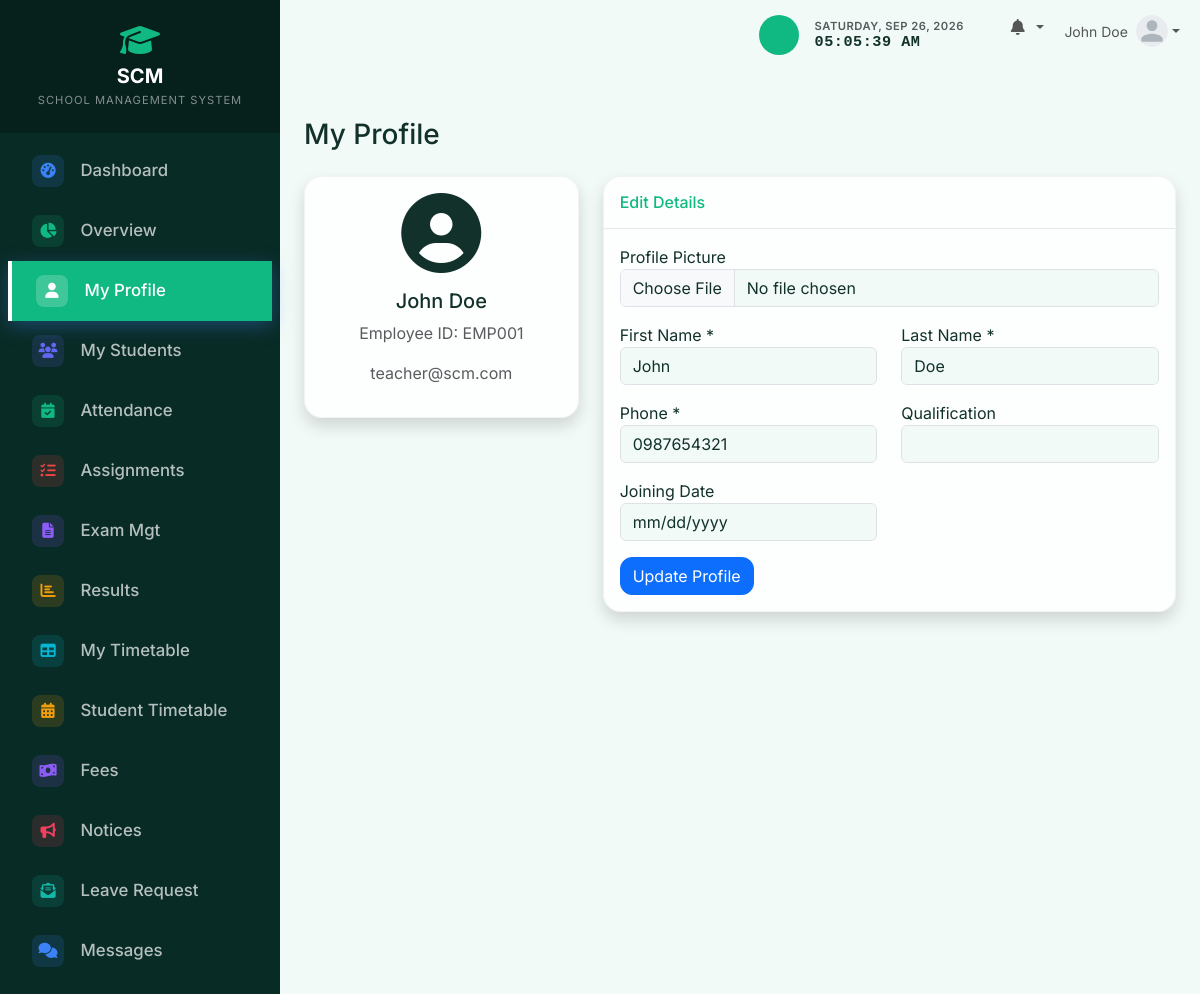
Screenshot of /teacher/profile.php (signed in) with the database file from the repository.
### tables this page shows
CREATE TABLE IF NOT EXISTS settings (
    setting_key VARCHAR(50) PRIMARY KEY,
    setting_value TEXT
);

CREATE TABLE IF NOT EXISTS teachers (
    id INT AUTO_INCREMENT PRIMARY KEY,
    user_id INT NOT NULL,
    employee_id VARCHAR(20) NOT NULL UNIQUE,
    first_name VARCHAR(50) NOT NULL,
    last_name VARCHAR(50) NOT NULL,
    designation VARCHAR(100) DEFAULT 'Teacher',
    gender ENUM('Male', 'Female', 'Other'),
    dob DATE,
    phone VARCHAR(20),
    address TEXT,
    qualification VARCHAR(100),
    experience VARCHAR(100),
    joining_date DATE,
    profile_photo VARCHAR(255),
    created_at TIMESTAMP DEFAULT CURRENT_TIMESTAMP,
    updated_at TIMESTAMP DEFAULT CURRENT_TIMESTAMP ON UPDATE CURRENT_TIMESTAMP,
    FOREIGN KEY (user_id) REFERENCES users(id) ON DELETE CASCADE
);

CREATE TABLE IF NOT EXISTS users (
    id INT AUTO_INCREMENT PRIMARY KEY,
    username VARCHAR(50) NOT NULL UNIQUE,
    email VARCHAR(100) NOT NULL UNIQUE,
    password_hash VARCHAR(255) NOT NULL,
    role ENUM('admin', 'teacher', 'student') NOT NULL,
    status ENUM('active', 'inactive') DEFAULT 'active',
    created_at TIMESTAMP DEFAULT CURRENT_TIMESTAMP,
    updated_at TIMESTAMP DEFAULT CURRENT_TIMESTAMP ON UPDATE CURRENT_TIMESTAMP
);

### config/functions.php (called while the page is built, shortened)
<?php
function get_setting($pdo, $key, $default = '') {
    $stmt = $pdo->prepare("SELECT setting_value FROM settings WHERE setting_key = ?");
    $stmt->execute([$key]);
    $result = $stmt->fetch();
    return $result ? $result['setting_value'] : $default;
}
?>

### teacher/profile.php (the view, shortened to what this page needs)
<?php
require_once '../config/database.php';
require_once '../config/functions.php';
$user_id = $_SESSION['user_id'];
$stmt = $pdo->prepare("SELECT t.*, u.email FROM teachers t JOIN users u ON t.user_id = u.id WHERE t.user_id = ?");
$stmt->execute([$user_id]);
$teacher = $stmt->fetch();
include '../includes/header.php';
?>
<div class="d-sm-flex align-items-center justify-content-between mb-4">
    <h1 class="h3 mb-0 text-gray-800">My Profile</h1>
</div>
<div class="row">
    <div class="col-md-4">
        <div class="card shadow mb-4">
            <div class="card-body text-center">
                <?php if (!empty($teacher['profile_photo']) && file_exists('../uploads/teachers/' . $teacher['profile_photo'])): ?>
                    <img src="<?= BASE_URL ?>/uploads/teachers/<?= htmlspecialchars($teacher['profile_photo']) ?>" alt="Profile Picture" class="img-fluid rounded-circle mb-3" style="width: 150px; height: 150px; object-fit: cover;">
                <?php else: ?>
                    <i class="fas fa-user-circle fa-5x text-gray-300 mb-3"></i>
                <?php endif; ?>
                <h5 class="font-weight-bold"><?= htmlspecialchars($teacher['first_name'] . ' ' . $teacher['last_name']) ?></h5>
                <p class="text-muted">Employee ID: <?= htmlspecialchars($teacher['employee_id']) ?></p>
                <p class="text-muted"><?= htmlspecialchars($teacher['email']) ?></p>
            </div>
        </div>
    </div>
    <div class="col-md-8">
        <div class="card shadow mb-4">
            <div class="card-header py-3">
                <h6 class="m-0 font-weight-bold text-primary">Edit Details</h6>
            </div>
            <div class="card-body">
                <form method="POST" action="" enctype="multipart/form-data">
                    <div class="row mb-3">
                        <div class="col-md-12">
                            <label>Profile Picture</label>
                            <input type="file" name="profile_picture" class="form-control" accept="image/*">
                        </div>
                    </div>
                    <div class="row mb-3">
                        <div class="col-md-6">
                            <label>First Name *</label>
                            <input type="text" name="first_name" class="form-control" value="<?= htmlspecialchars($teacher['first_name']) ?>" required>
                        </div>
                        <div class="col-md-6">
                            <label>Last Name *</label>
                            <input type="text" name="last_name" class="form-control" value="<?= htmlspecialchars($teacher['last_name']) ?>" required>
                        </div>
                    </div>
                    <div class="row mb-3">
                        <div class="col-md-6">
                            <label>Phone *</label>
                            <input type="text" name="phone" class="form-control" value="<?= htmlspecialchars($teacher['phone']) ?>" required>
                        </div>
                        <div class="col-md-6">
                            <label>Qualification</label>
                            <input type="text" name="qualification" class="form-control" value="<?= htmlspecialchars($teacher['qualification']) ?>">
                        </div>
                    </div>
                    <div class="row mb-3">
                        <div class="col-md-6">
                            <label>Joining Date</label>
                            <input type="date" class="form-control" value="<?= htmlspecialchars($teacher['joining_date']) ?>" readonly>
                        </div>
                    </div>
                    <button type="submit" class="btn btn-primary">Update Profile</button>
                </form>
            </div>
        </div>
    </div>
</div>
<?php include '../includes/footer.php'; ?>

### includes/sidebar.php (shortened to what this page needs)
<?php
$current_page = $_SERVER['REQUEST_URI'];
$sidebar_school_name = get_setting($pdo, 'school_name', 'SCM - SCHOOL MANAGEMENT');
$name_parts = explode(' - ', $sidebar_school_name, 2);
$main_name = $name_parts[0];
$sub_name = isset($name_parts[1]) ? $name_parts[1] : '';
?>
<nav id="sidebar" class="text-white">
    <div class="sidebar-header p-4 text-center">
        <a href="<?= BASE_URL ?>/index.php" class="text-white text-decoration-none d-flex flex-column align-items-center">
            <i class="fas fa-graduation-cap fa-2x mb-2 text-primary"></i>
            <h5 class="mb-0 fw-bold tracking-wide"><?= htmlspecialchars($main_name) ?></h5>
            <?php if ($sub_name): ?>
            <small class="text-white-50 mt-1" style="font-size: 0.7rem; letter-spacing: 1px;"><?= htmlspecialchars(strtoupper($sub_name)) ?></small>
            <?php endif; ?>
        </a>
    </div>
    <ul class="list-unstyled components p-2">
        <?php if ($_SESSION['user_role'] === 'admin'): ?>
            <li class="<?= strpos($current_page, '/admin/dashboard.php') !== false ? 'active' : '' ?>">
                <a href="<?= BASE_URL ?>/admin/dashboard.php"><i class="fas fa-fw fa-tachometer-alt me-2"></i> Dashboard</a>
            </li>
            <li class="<?= strpos($current_page, '/admin/overview.php') !== false ? 'active' : '' ?>">
                <a href="<?= BASE_URL ?>/admin/overview.php"><i class="fas fa-fw fa-chart-pie me-2"></i> Overview</a>
            </li>
            <?php
                $is_users_active = strpos($current_page, '/admin/admins/') !== false || strpos($current_page, '/admin/roles/') !== false || strpos($current_page, '/admin/students/') !== false || strpos($current_page, '/admin/teachers/') !== false || strpos($current_page, '/admin/parents/') !== false;
            ?>
            <li class="<?= $is_users_active ? 'active' : '' ?>">
                <a href="#usersSubmenu" data-bs-toggle="collapse" aria-expanded="<?= $is_users_active ? 'true' : 'false' ?>" class="manage-users-btn <?= $is_users_active ? '' : 'collapsed' ?>" style="text-decoration: none;">
                    <i class="fas fa-fw fa-users-cog"></i>
                    <span>Manage Users</span>
                    <i class="fas fa-chevron-down dropdown-arrow"></i>
                </a>
                <ul class="collapse list-unstyled <?= $is_users_active ? 'show' : '' ?>" id="usersSubmenu" style="padding-left: 1.5rem;">
                    <li class="<?= strpos($current_page, '/admin/roles/') !== false ? 'active' : '' ?>"><a href="<?= BASE_URL ?>/admin/roles/"><i class="fas fa-fw fa-key me-2"></i> Roles & Permissions</a></li>
                    <li class="<?= strpos($current_page, '/admin/admins/') !== false ? 'active' : '' ?>"><a href="<?= BASE_URL ?>/admin/admins/"><i class="fas fa-fw fa-user-shield me-2"></i> Admins</a></li>
                    <li class="<?= strpos($current_page, '/admin/students/') !== false ? 'active' : '' ?>"><a href="<?= BASE_URL ?>/admin/students/" class="students-active"><i class="fas fa-fw fa-user-graduate me-2"></i> Students</a></li>
                    <li class="<?= strpos($current_page, '/admin/teachers/') !== false ? 'active' : '' ?>"><a href="<?= BASE_URL ?>/admin/teachers/"><i class="fas fa-fw fa-chalkboard-teacher me-2"></i> Teachers</a></li>
                    <li class="<?= strpos($current_page, '/admin/parents/') !== false ? 'active' : '' ?>"><a href="<?= BASE_URL ?>/admin/parents/"><i class="fas fa-fw fa-users me-2"></i> Parents</a></li>
                </ul>
            </li>
            <li class="<?= strpos($current_page, '/admin/classes/') !== false ? 'active' : '' ?>"><a href="<?= BASE_URL ?>/admin/classes/"><i class="fas fa-fw fa-chalkboard me-2"></i> Classes</a></li>
            <li class="<?= strpos($current_page, '/admin/sections/') !== false ? 'active' : '' ?>"><a href="<?= BASE_URL ?>/admin/sections/"><i class="fas fa-fw fa-layer-group me-2"></i> Sections</a></li>
            <li class="<?= strpos($current_page, '/admin/subjects/') !== false ? 'active' : '' ?>"><a href="<?= BASE_URL ?>/admin/subjects/"><i class="fas fa-fw fa-book me-2"></i> Subjects</a></li>
            <li class="<?= strpos($current_page, '/admin/attendance/') !== false ? 'active' : '' ?>"><a href="<?= BASE_URL ?>/admin/attendance/"><i class="fas fa-fw fa-calendar-check me-2"></i> Attendance</a></li>
            <li class="<?= strpos($current_page, '/admin/exams/') !== false ? 'active' : '' ?>"><a href="<?= BASE_URL ?>/admin/exams/"><i class="fas fa-fw fa-file-alt me-2"></i> Exams</a></li>
            <li class="<?= strpos($current_page, '/admin/results/') !== false ? 'active' : '' ?>"><a href="<?= BASE_URL ?>/admin/results/"><i class="fas fa-fw fa-chart-bar me-2"></i> Results</a></li>
            <li class="<?= strpos($current_page, '/admin/assignments/') !== false ? 'active' : '' ?>"><a href="<?= BASE_URL ?>/admin/assignments/"><i class="fas fa-fw fa-tasks me-2"></i> Assignments</a></li>
            <li class="<?= strpos($current_page, '/admin/timetable/') !== false ? 'active' : '' ?>"><a href="<?= BASE_URL ?>/admin/timetable/"><i class="fas fa-fw fa-table me-2"></i> Timetable</a></li>
            <li class="<?= strpos($current_page, '/admin/fees/') !== false ? 'active' : '' ?>"><a href="<?= BASE_URL ?>/admin/fees/"><i class="fas fa-fw fa-money-bill-wave me-2"></i> Fees</a></li>
            <li class="<?= strpos($current_page, '/admin/notices/') !== false ? 'active' : '' ?>"><a href="<?= BASE_URL ?>/admin/notices/"><i class="fas fa-fw fa-bullhorn me-2"></i> Notices</a></li>
            <li class="<?= strpos($current_page, '/admin/events/') !== false ? 'active' : '' ?>"><a href="<?= BASE_URL ?>/admin/events/"><i class="fas fa-fw fa-calendar-alt me-2"></i> Events</a></li>
            <li class="<?= strpos($current_page, '/admin/leaves/') !== false ? 'active' : '' ?>"><a href="<?= BASE_URL ?>/admin/leaves/"><i class="fas fa-fw fa-envelope-open-text me-2"></i> Leave Mgt</a></li>
            <li class="<?= strpos($current_page, '/admin/messages/') !== false ? 'active' : '' ?>"><a href="<?= BASE_URL ?>/admin/messages/"><i class="fas fa-fw fa-comments me-2"></i> Messages</a></li>
            <li class="<?= strpos($current_page, '/admin/reports/') !== false ? 'active' : '' ?>"><a href="<?= BASE_URL ?>/admin/reports/"><i class="fas fa-fw fa-chart-pie me-2"></i> Reports</a></li>
            <li class="<?= strpos($current_page, '/admin/settings/') !== false ? 'active' : '' ?>"><a href="<?= BASE_URL ?>/admin/settings/"><i class="fas fa-fw fa-cogs me-2"></i> Settings</a></li>
        <?php elseif ($_SESSION['user_role'] === 'teacher'): ?>
            <li class="<?= strpos($current_page, '/teacher/dashboard.php') !== false ? 'active' : '' ?>">
                <a href="<?= BASE_URL ?>/teacher/dashboard.php"><i class="fas fa-fw fa-tachometer-alt me-2"></i> Dashboard</a>
            </li>
            <li class="<?= strpos($current_page, '/teacher/overview.php') !== false ? 'active' : '' ?>">
                <a href="<?= BASE_URL ?>/teacher/overview.php"><i class="fas fa-fw fa-chart-pie me-2"></i> Overview</a>
            </li>
            <li class="<?= strpos($current_page, '/teacher/profile.php') !== false ? 'active' : '' ?>"><a href="<?= BASE_URL ?>/teacher/profile.php"><i class="fas fa-fw fa-user me-2"></i> My Profile</a></li>
            <li class="<?= strpos($current_page, '/teacher/students.php') !== false ? 'active' : '' ?>"><a href="<?= BASE_URL ?>/teacher/students.php"><i class="fas fa-fw fa-users me-2"></i> My Students</a></li>
            <li class="<?= strpos($current_page, '/teacher/attendance.php') !== false ? 'active' : '' ?>"><a href="<?= BASE_URL ?>/teacher/attendance.php"><i class="fas fa-fw fa-calendar-check me-2"></i> Attendance</a></li>
            <li class="<?= strpos($current_page, '/teacher/assignments.php') !== false ? 'active' : '' ?>"><a href="<?= BASE_URL ?>/teacher/assignments.php"><i class="fas fa-fw fa-tasks me-2"></i> Assignments</a></li>
            <li class="<?= strpos($current_page, '/teacher/exams.php') !== false ? 'active' : '' ?>"><a href="<?= BASE_URL ?>/teacher/exams.php"><i class="fas fa-fw fa-file-alt me-2"></i> Exam Mgt</a></li>
            <li class="<?= strpos($current_page, '/teacher/results.php') !== false ? 'active' : '' ?>"><a href="<?= BASE_URL ?>/teacher/results.php"><i class="fas fa-fw fa-chart-bar me-2"></i> Results</a></li>
            <li class="<?= strpos($current_page, '/teacher/timetable.php') !== false ? 'active' : '' ?>"><a href="<?= BASE_URL ?>/teacher/timetable.php"><i class="fas fa-fw fa-table me-2"></i> My Timetable</a></li>
            <li class="<?= strpos($current_page, '/teacher/student_timetable.php') !== false ? 'active' : '' ?>"><a href="<?= BASE_URL ?>/teacher/student_timetable.php"><i class="fas fa-fw fa-calendar-alt me-2"></i> Student Timetable</a></li>
            <li class="<?= strpos($current_page, '/teacher/fees.php') !== false ? 'active' : '' ?>"><a href="<?= BASE_URL ?>/teacher/fees.php"><i class="fas fa-fw fa-money-bill-wave me-2"></i> Fees</a></li>
            <li class="<?= strpos($current_page, '/teacher/notices.php') !== false ? 'active' : '' ?>"><a href="<?= BASE_URL ?>/teacher/notices.php"><i class="fas fa-fw fa-bullhorn me-2"></i> Notices</a></li>
            <li class="<?= strpos($current_page, '/teacher/leaves.php') !== false ? 'active' : '' ?>"><a href="<?= BASE_URL ?>/teacher/leaves.php"><i class="fas fa-fw fa-envelope-open-text me-2"></i> Leave Request</a></li>
            <li class="<?= strpos($current_page, '/teacher/messages.php') !== false ? 'active' : '' ?>"><a href="<?= BASE_URL ?>/teacher/messages.php"><i class="fas fa-fw fa-comments me-2"></i> Messages</a></li>
        <?php endif; ?>
    </ul>
</nav>

### rows the page displays
settings: setting_value "SCM", setting_value "SCHOOL MANAGEMENT SYSTEM"
teachers: first_name+last_name "John Doe", employee "EMP001", user.email "teacher@scm.com", first_name "John", last_name "Doe", phone "0987654321"

### other values shown
$_SESSION['name'] "John Doe"
